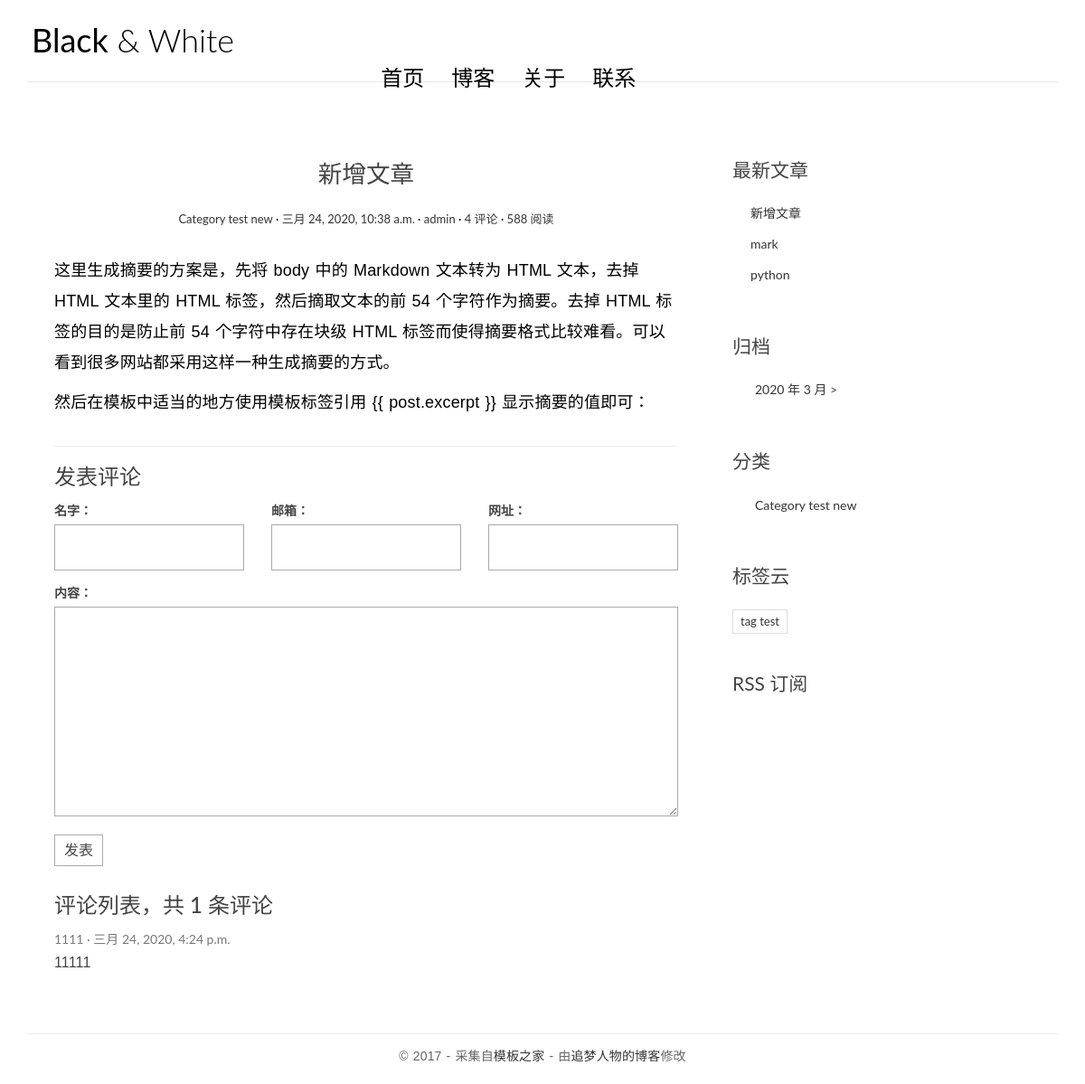
The app's page /posts/4/ with its own data.
### blog/models.py (models this page shows, shortened)
class Post(models.Model):
    title = models.CharField('标题', max_length=70)
    body = models.TextField('正文')
    created_time = models.DateTimeField('创建时间', default=timezone.now)
    modified_time = models.DateTimeField('修改时间')
    excerpt = models.CharField('摘要', max_length=200, blank=True)
    category = models.ForeignKey(Category, verbose_name='分类', on_delete=models.CASCADE)
    tags = models.ManyToManyField(Tag, verbose_name='标签', blank=True)
    author = models.ForeignKey(User, verbose_name='作者', on_delete=models.CASCADE)
    class Meta:
        verbose_name = '文章'
        verbose_name_plural = verbose_name
        ordering = ['-created_time']
    def get_absolute_url(self):
        return reverse('blog:detail', kwargs={'pk':self.pk})

class Category(models.Model):
    name = models.CharField(max_length=100)
    class Meta:
        verbose_name = '分类'
        verbose_name_plural = verbose_name

class Tag(models.Model):
    name = models.CharField(max_length=100)
    class Meta:
        verbose_name = '标签'
        verbose_name_plural = verbose_name

### comments/models.py (models this page shows, shortened)
class Comment(models.Model):
    name = models.CharField('名字', max_length=50)
    email = models.EmailField('邮箱')
    url = models.URLField('网址', blank=True)
    text = models.TextField('内容')
    created_time = models.DateTimeField('创建时间', default=timezone.now)
    post = models.ForeignKey('blog.Post', verbose_name='文章', on_delete=models.CASCADE)
    class Meta:
        verbose_name = '评论'
        verbose_name_plural = verbose_name

### blog/views.py (the view)
# urls.py: path('posts/<int:pk>/', views.detail, name='detail'),
def detail(request, pk):
    post = get_object_or_404(Post, pk=pk)
    md = markdown.Markdown(extensions=[
        'markdown.extensions.extra',
        'markdown.extensions.codehilite',
        TocExtension(slugify=slugify),
    ])
    post.body = md.convert(post.body)
    m = re.search(r'<div class="toc">\s*<ul>(.*)</ul>\s*</div>', md.toc, re.S)
    post.toc = m.group(1) if m is not None else ''
    return render(request, 'blog/detail.html', context={'post': post})

### comments/forms.py
class CommentForm(forms.ModelForm):
    class Meta:
        model = Comment
        fields = ['name', 'email', 'url', 'text']

### blog/templatetags/blog_extras.py (called while the page is built)
@register.inclusion_tag('blog/inclusions/_recent_posts.html', takes_context=True)
def show_recent_posts(context, num=5):
    return {
        'recent_post_list': Post.objects.all().order_by('-created_time')[:num]
    }

@register.inclusion_tag('blog/inclusions/_archives.html', takes_context=True)
def show_archives(context):
    return {
        'date_list': Post.objects.dates('created_time', 'month', order='DESC'),
    }

@register.inclusion_tag('blog/inclusions/_categories.html', takes_context=True)
def show_categories(context):
    return {
        'category_list': Category.objects.all(),
    }

@register.inclusion_tag('blog/inclusions/_tags.html', takes_context=True)
def show_tags(context):
    return {
        'tag_list': Tag.objects.all(),
    }

### comments/templatetags/comments_extras.py (called while the page is built)
@register.inclusion_tag('comments/inclusions/_form.html', takes_context=True)
def show_comment_form(context, post, form=None):
    if form is None:
        form = CommentForm()
    return {
        'form': form,
        'post': post
    }

@register.inclusion_tag('comments/inclusions/_list.html', takes_context=True)
def show_comments(context, post):
    comment_list = post.comment_set.all().order_by('-created_time')
    comment_count = comment_list.count()
    return {
        'comment_count': comment_count,
        'comment_list': comment_list,
    }

### templates/blog/detail.html (shortened to what this page needs)
{% extends 'base.html' %}
{% load comments_extras %}
                {% block main %}
                <article class="post post-{{ post.pk }}">
                    <header class="entry-header">
                        <h1 class="entry-title">{{ post.title }}</h1>
                        <div class="entry-meta">
                            <span class="post-category"><a href="#">{{ post.category.name }}</a></span>
                            <span class="post-date"><a href="#"><time class="entry-date"
                                                                      datetime="{{ post.created_time }}">{{ post.created_time }}</time></a></span>
                            <span class="post-author"><a href="#">{{ post.author }}</a></span>
                            <span class="comments-link"><a href="#">4 评论</a></span>
                            <span class="views-count"><a href="#">588 阅读</a></span>
                        </div>
                    </header>
                    <div class="entry-content clearfix">
                        {{ post.body|safe }}
                    </div>
                </article>
                <section class="comment-area" id="comment-area">
                    <hr>
                    <h3>发表评论</h3>
                    {% show_comment_form post %}
                    <div class="comment-list-panel">
                         {% show_comments post %}
                    </div>
                </section>
            {% endblock main %}

### templates/comments/inclusions/_list.html (shortened to what this page needs)
<!DOCTYPE html>
<html lang="en">
<head>
</head>
<body>
<h3>评论列表，共 <span>{{ comment_count }}</span> 条评论</h3>
<ul class="comment-list list-unstyled">
  {% for comment in comment_list %}
    <li class="comment-item">
      <span class="nickname">{{ comment.name }}</span>
      <time class="submit-date" datetime="{{ comment.created_time }}">{{ comment.created_time }}</time>
      <div class="text">
        {{ comment.text|linebreaks }}
      </div>
    </li>
  {% empty %}
    暂无评论
  {% endfor %}
</ul>
</body>
</html>

### templates/blog/inclusions/_recent_posts.html (shortened to what this page needs)
<!DOCTYPE html>
<html lang="en">
<head>
</head>
<body>
<div class="widget widget-recent-posts">
  <h3 class="widget-title">最新文章</h3>
  <ul>
    {% for post in recent_post_list %}
      <li>
        <a href="{{ post.get_absolute_url }}">{{ post.title }}</a>
      </li>
    {% empty %}
      暂无文章！
    {% endfor %}
  </ul>
</div>
</body>
</html>

### templates/blog/inclusions/_categories.html (shortened to what this page needs)
<!DOCTYPE html>
<html lang="en">
<head>
</head>
<body>
<div class="widget widget-category">
  <h3 class="widget-title">分类</h3>
  <ul>
    {% for category in category_list %}
      <li>
        <a href="{% url 'blog:category' category.pk %}">{{ category.name }}</a>
      </li>
    {% empty %}
      暂无分类！
    {% endfor %}
  </ul>
</div>
</body>
</html>

### templates/blog/inclusions/_tags.html (shortened to what this page needs)
<!DOCTYPE html>
<html lang="en">
<head>
</head>
<body>
<div class="widget widget-tag-cloud">
  <h3 class="widget-title">标签云</h3>
  <ul>
    {% for tag in tag_list %}
      <li>
        <a href="{% url 'blog:tag' tag.pk %}">{{ tag.name }}</a>
      </li>
    {% empty %}
      暂无标签！
    {% endfor %}
  </ul>
</div>
</body>
</html>

### blog/static/blog/css/custom.css (style rules this page uses)
* { outline: none; }
h1, h2, h3, h4, h5, h6 { margin-top: 0; }
a { color: #333; }
body { color: #444; font-family: 'Lato', sans-serif; }
p { font-family: 'Ubuntu', sans-serif; font-weight: 400; word-spacing: 1px; letter-spacing: 0.01em; }
.post { background: #fff; padding: 30px 30px 0; }
.entry-title { text-align: center; font-size: 1.9em; margin-bottom: 20px; line-height: 1.6; padding: 10px 20px 0; }
.entry-meta { text-align: center; color: #DDDDDD; font-size: 13px; margin-bottom: 30px; }
.entry-content { font-size: 18px; line-height: 1.9; font-weight: 300; color: #000; }
.post-category::after, .post-date::after, .post-author::after, .comments-link::after { content: ' ·'; color: #000; }
.widget { background: #fff; padding: 30px 0 0; }
.widget-title { font-size: 1.5em; margin-bottom: 20px; line-height: 1.6; padding: 10px 0 0; font-weight: 400; }
.widget-recent-posts ul { padding: 0; margin: 0; padding-left: 20px; }
.widget-recent-posts ul li { list-style-type: none; position: relative; line-height: 170%; margin-bottom: 10px; }
.widget-recent-posts ul li::before { content: '\f3d3'; font-family: "Ionicons"; position: absolute; left: -17px; top: 3px; font-size: 16px; color: #000; }
.widget-category ul { padding: 0; margin: 0; padding-left: 25px; }
.widget-category ul li { list-style-type: none; position: relative; line-height: 170%; margin-bottom: 10px; }
.widget-category ul li::before { content: '\f3fe'; font-family: "Ionicons"; position: absolute; left: -25px; top: 1px; font-size: 18px; color: #000; }
.widget-tag-cloud ul { padding: 0; margin: 0; margin-right: -10px; }
.widget-tag-cloud ul li { list-style-type: none; font-size: 13px; display: inline-block; margin-right: 10px; margin-bottom: 10px; padding: 3px 8px; border: 1px solid #ddd; }
.contact-form input, .comment-form input { border: 1px solid #aaa; margin-bottom: 15px; width: 100%; padding: 15px 15px; font-size: 16px; line-height: 100%; transition: 0.4s border-color linear; }
.contact-form textarea, .comment-form textarea { border: 1px solid #aaa; margin-bottom: 15px; width: 100%; padding: 15px 15px; font-size: 16px; line-height: 20px !important; min-height: 183px; transition: 0.4s border-color linear; }
.comment-area { padding: 0 30px 0; }
.comment-list-panel { margin-top: 30px; }
.comment-list { margin-top: 15px; }
.comment-item .nickname, .comment-item .submit-date { color: #777; font-size: 14px; }
.comment-item .nickname:after { content: ' ·'; }
.comment-item .text { padding-top: 5px; font-size: 16px; }

### records on screen
Post: title "新增文章", category.name "Category test new", created_time "三月 24, 2020, 10:38 a.m.", author "admin", body "这里生成摘要的方案是，先将 body 中的 Markdown 文本转为 HTML 文本，去掉 HTML 文本里的 HTML 标签，然后摘取文本的前 54 个字符作为摘要。去掉 HTML 标签的目的是防止前 54 个字符中存在块级 HTML 标签而使得摘要格式比较难看。可以看到很多网站都采用这样一种生成摘要的方式。 然后在模板中适当的地方使用模板标签引用 {{ post.excerpt }} 显示摘要的值即可："
Comment: name "1111", created_time "三月 24, 2020, 4:24 p.m.", text "11111"
Post: title "mark"
Post: title "python"
Category: name "Category test new"
Tag: name "tag test"

### other values on screen
{{ comment_count }} "1"
{{ date.year }} "2020"
{{ date.month }} "3"
